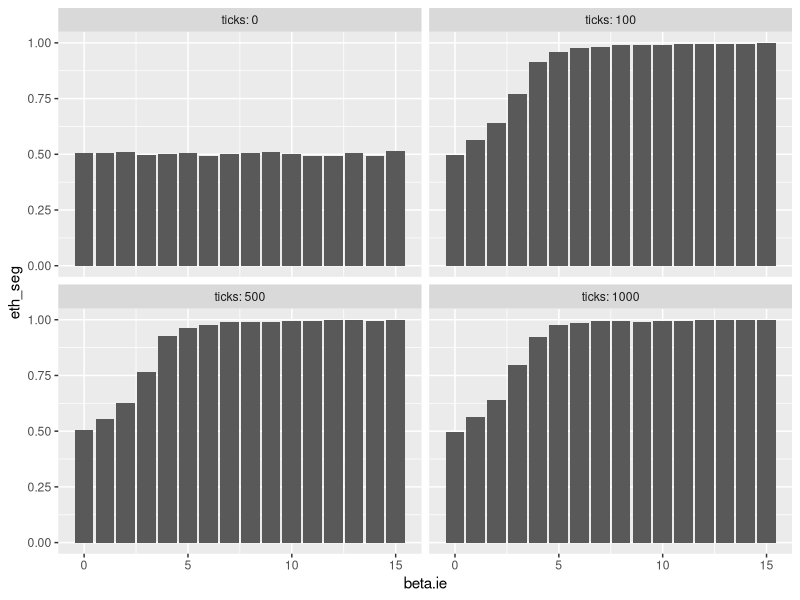

The R script that drew this image:
## ---- chunk 1
knitr::opts_chunk$set(echo = TRUE, fig.lp="fig:",warning = FALSE)

# install.packages("tinytex", repos = "https://cloud.r-project.org" )
library(tidyverse)
library(ggplot2)
library(gridExtra)
library(tidyr)
library(plyr)
library(dplyr)




 f_spk <- function(i_e,x,n){      # utility function as single-peaked
  if (x > n){
    U <- NA}else{
    if (x < (n*i_e)){
  U <- (x / (n*i_e))
     }else if (x > (n*i_e)){
        U <- i_e + (((1- (x/n))*(1-i_e))/(1-i_e))
       }else{
    U <- 1}
       round(U,digits = 3)
     }
}

 f_thr <- function(i_e,x,n){  # to plot threshold function
  if (x >= (n*i_e)){
    U <- 1}else{
   U <- 0 }
 }
 

   

 # install.packages("tinytex", repos = "https://cloud.r-project.org" ) #, try if debug needed

 
 
## ---- chunk 2



a <- read.csv("one-beta.csv",sep = ",",skip = 6)
names(a)[names(a) == "mean..count..turtles.on.neighbors..with..ethnicity....ethnicity..of.myself....count..turtles.on.neighbors....of.turtles.with..count..turtles.on.neighbors.....1." ] <- "eth_seg"

a %>% filter(ticks == 0  | ticks == 500  | ticks == 100 | ticks == 1000)  %>%  filter(beta.ie >= 0 & beta.ie <= 15) %>% ggplot(aes(x = beta.ie, y = eth_seg)) + geom_bar(stat="identity") + facet_wrap(~ ticks, labeller = label_both)

